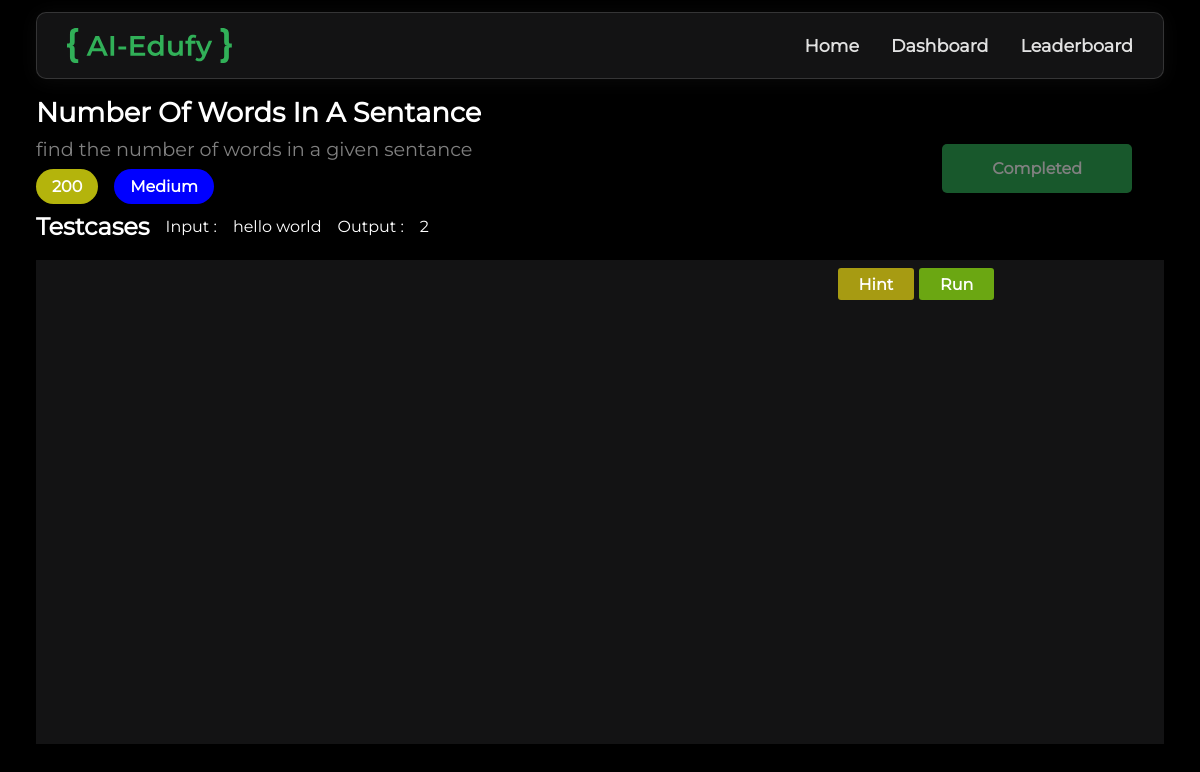
Page /question?id=1007 on the earlier database version.
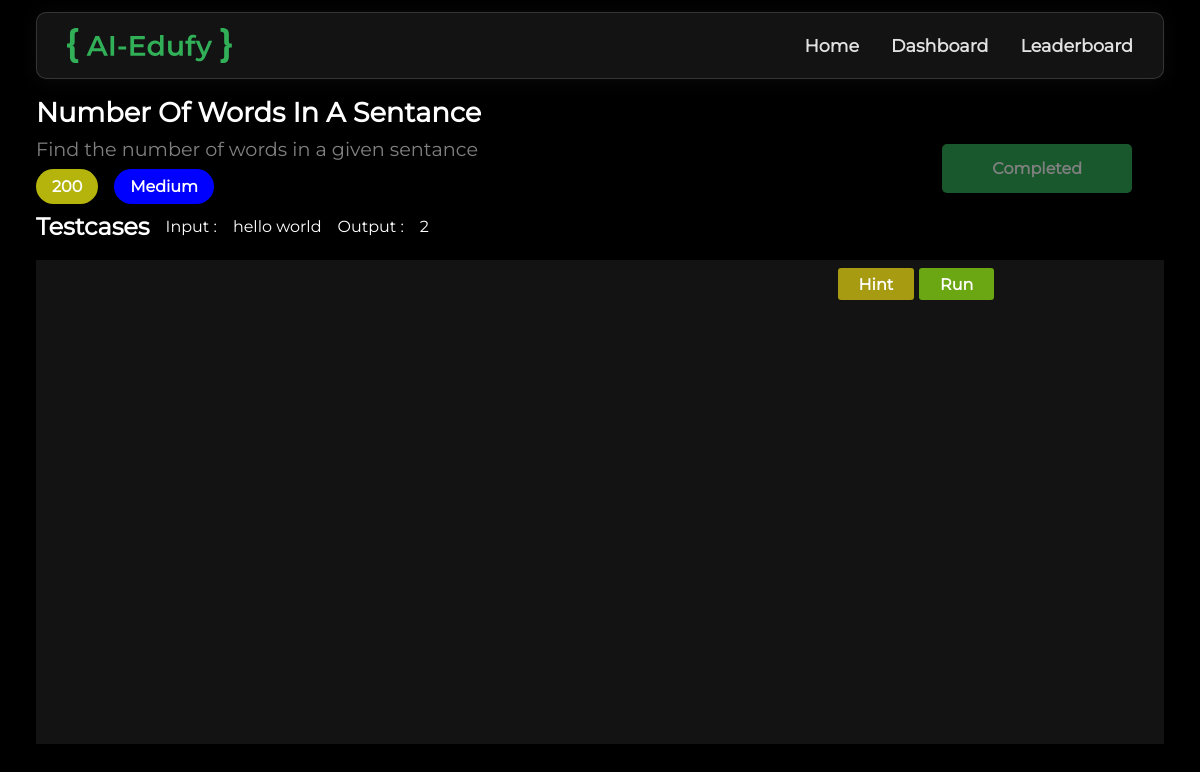
Same page on the later database version.
### tables this page shows
CREATE TABLE `QUESTIONS` (
  `id` int(11) NOT NULL,
  `title` varchar(255) NOT NULL,
  `description` text NOT NULL,
  `type` enum('easy','medium','hard') NOT NULL,
  `mentor_id` int(11) NOT NULL,
  `points` int(11) NOT NULL
);

### utils/tables.php (called while the page is built, shortened)
<?php
class BaseClass
{
    protected $dbcon;
    protected $tableName;
    function __construct($dbcon, $tableName)
    {
        $this->dbcon = $dbcon;
        $this->tableName = $tableName;
    }
    function select($columns = "*", $where = "", $orderBy = "")
    {
        $query = "SELECT $columns FROM $this->tableName";
        if (!empty($where)) {
            $query .= " WHERE $where";
        }
        $result = $this->dbcon->query($query);
        return $result;
    }
}
?>

### question/index.php (the view, shortened to what the changed rows need)
<?php
$questionId = $_GET['id'];
$questionId = intval($questionId);
include_once('../utils/connect.php');
$result = $user->question->select('*', "id = $questionId");
$testcasesResult = $user->question->test_cases->select('*', "question_id = $questionId");
$questionDetails = $result->fetch_assoc();
?>
<!DOCTYPE html>
<html lang="en">
<head>
    <link rel="stylesheet" href="../styles/global.css">
    <link rel="stylesheet" href="../styles/question-page.css">
</head>
<body id="question-page">
    <?php
    include('../users/learner/header.php');
    include('../common/Toast.php')
        ?>
    <main>
        <div class="top">
            <div class="question-container">
                <div class="question-title">
                    <?php echo $questionDetails['title']; ?>
                </div>
                <div class="question-desc">
                    <?php echo $questionDetails['description']; ?>
                </div>
                <div class="question-tags">
                    <div class="question-points">
                        <?php echo $questionDetails['points']; ?>
                    </div>
                    <div class="question-type">
                        <?php echo $questionDetails['type']; ?>
                    </div>
                </div>
                <div class="quesiton-testcases">
                    <div class="testcase-title">Testcases</div>
                    <div class="testcase-container">
                    </div>
                </div>
            </div>
        </div>
    </main>
</body>
</html>

Differences in the rows shown:
changed questions "Number Of Words In A Sentance": description "find the number of words in a given sentance" → "Find the number of words in a given sentance"
